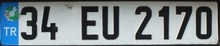
%> input picture plates/tr_34eu2170_close.jpg, 220 x 46 px, shrunk from 600 x 125 before the run
$ octave plate_processing_test.m   (GNU Octave 9; MATLAB toolbox functions it lacks are replaced by stand-ins)
%> lines starting %> are read from the running program, lines starting %| are printed output that depends on the picture; in (x1, y1, x2, y2) boxes, pixels count from 0 and x2, y2 are one past the last pixel; in counts of white or black regions, pixels touching at a corner belong together; the program's own positions count from 1
### plate_processing.m
function pp = plate_processing(img, name)
%img = rgb2gray(img);
img = img(:,:,3);;
im_thresh = (img >= 65);
figure; imshow(im_thresh)
title('After Thresholding');
filename = strcat('question_2_outputs/', name, '_after_thresh.png');
imwrite(im_thresh, filename );

se = strel('disk', 4);
se_nh = getnhood(se);
img_eroded = erode(im_thresh, se_nh);

se = strel('disk', 6);
se_nh = getnhood(se);
img_dilated = dilate(img_eroded, se_nh);

[p, q] = size(se);
offset_p = floor((p - 1) / 2);
offset_q = floor((q - 1) / 2);

for i = 1:p+1
    for j = 1:q+1
       im_thresh(i+1, j+1) = im_thresh(i, j);
    end
end

final_img = ~(~img_dilated & ~im_thresh);
figure; imshow(final_img)
title('After Morphological Operations');
filename = strcat('question_2_outputs/', name, '_after_morph.png');
imwrite(final_img, filename );

final_img = ~final_img;
labeled_img = bwlabel(final_img);
labeled_img = label2rgb(labeled_img);
figure; imshow(labeled_img);
title('After Connected Components Labeling');
filename = strcat('question_2_outputs/', name, '_after_ccl.png');
imwrite(labeled_img, filename );

pp = labeled_img;
end

### erode.m
% definition source: https://homepages.inf.ed.ac.uk/rbf/HIPR2/erode.htm
function e = erode(im, se);

[rows, cols] = size(im);
[p, q] = size(se);
offset_p = floor((p - 1) / 2);
offset_q = floor((q - 1) / 2);

result = zeros(rows-offset_p, cols-offset_q);
result = padarray(result, [offset_p offset_q],1 ,'post');

for i=1:rows-offset_p
    for j=1:cols-offset_q
        out = 0;
        for se_i=1:p
            if(i + se_i < offset_p || i + se_i - offset_p >= rows) %out of vertical boundaries
                continue;
            end
            for se_j=1:q
                if( j + se_j < offset_q || j + se_j - offset_q >= cols) %out of horizontal boundaries
                    continue;
                end
                if( im(i + se_i - offset_p + 1, j + se_j - offset_q + 1 ) && se(se_i, se_j))
                    out = 1;
                end
            end
        end
        result(i, j) = out;
    end
end

e = result;
end

### dilate.m
%definition source: https://homepages.inf.ed.ac.uk/rbf/HIPR2/dilate.htm
function d = dilate(im, se);

[rows, cols] = size(im);
[p, q] = size(se);

offset_p = floor((p - 1) / 2);
offset_q = floor((q - 1) / 2);

result = ones(rows-offset_p, cols-offset_q);
result = padarray(result, [offset_p offset_q],1 ,'post');

for i=1:rows-offset_p
    for j=1:cols-offset_q
        out = 1;
        for se_i=1:p
            if(i + se_i < offset_p || i + se_i - offset_p >= rows)
                continue;
            end
            for se_j=1:q
                if( j + se_j < offset_q || j + se_j - offset_q >= cols)
                    continue;
                end
                if( im(i + se_i - offset_p + 1, j + se_j - offset_q + 1) == 0 && se(se_i, se_j))
                    out = 0;
                end
            end
        end
        result(i, j) = out;
    end
end

d = result;
end

### plate_processing_test.m
clear;
close all;

img = imread( 'plates/tr_34eu2170_close.jpg' );
%> img is the input picture: size 46x220x3 uint8; mean R, G, B 123.8, 134.1, 138.4
processed_plate = plate_processing(img, 'tr_34eu2170_close.jpg');
%> in plate_processing, `im_thresh = (img >= 65);`:
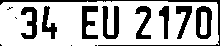
%> im_thresh: size 46x220 logical; 73% white; 14 black regions (5 under 20 px), largest, box (x1, y1, x2, y2) and area: (0, 0, 220, 46) 581, (196, 6, 212, 39) 329, (102, 6, 119, 39) 324
%> after the loop in erode, `for i=1:rows-offset_p`: result: size 46x220 double; values 0 (black) and 1 (white), 99.8% white; black in thin lines or dots, all inside (x1, y1, x2, y2) = (50, 7, 187, 28)
%> after the loop in dilate, `for i=1:rows-offset_p`: result: size 46x220 double; values 0 (black) and 1 (white), 93.5% white; 5 black regions, box (x1, y1, x2, y2) and area: (170, 0, 190, 12) 196, (154, 0, 167, 16) 164, (43, 20, 55, 31) 108, (76, 0, 87, 11) 97, (76, 14, 87, 25) 97
%> in plate_processing, `final_img = ~(~img_dilated & ~im_thresh);`: final_img: size 46x220 logical; 97% white; 9 black regions (5 under 20 px), largest, box (x1, y1, x2, y2) and area: (43, 20, 55, 31) 72, (176, 6, 190, 12) 68, (159, 6, 167, 16) 58, (82, 14, 87, 25) 43
%> in plate_processing, `labeled_img = bwlabel(final_img);`: labeled_img: size 46x220 double; 10 distinct labels, from 0 to 9

img = imread( 'plates/est_095yhf_close.jpg' );
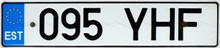
%> input picture plates/est_095yhf_close.jpg, 220 x 48 px, shrunk from 600 x 132 before the run
%> img is the input picture: size 48x220x3 uint8; mean R, G, B 153.4, 165.8, 174.5
processed_plate = plate_processing(img, 'est_095yhf_close');
%> in plate_processing (call 2), `im_thresh = (img >= 65);`: im_thresh: size 48x220 logical; 79.4% white; 11 black regions (4 under 20 px), largest, box (x1, y1, x2, y2) and area: (23, 2, 219, 47) 431, (152, 8, 175, 40) 318, (62, 8, 80, 40) 310
%> after the loop in erode (call 2), `for i=1:rows-offset_p`: result: size 48x220 double; values 0 (black) and 1 (white), 100% white; black in thin lines or dots, all inside (x1, y1, x2, y2) = (74, 21, 134, 25)
%> after the loop in dilate (call 2), `for i=1:rows-offset_p`: result: size 48x220 double; values 0 (black) and 1 (white), 97.2% white; 2 black regions, box (x1, y1, x2, y2) and area: (67, 14, 89, 27) 194, (126, 17, 137, 28) 97
%> in plate_processing (call 2), `final_img = ~(~img_dilated & ~im_thresh);`: final_img: size 48x220 logical; 98.7% white; 3 black regions, box (x1, y1, x2, y2) and area: (128, 17, 137, 28) 53, (67, 16, 80, 27) 48, (84, 14, 89, 25) 40
%> in plate_processing (call 2), `labeled_img = bwlabel(final_img);`: labeled_img: size 48x220 double; 4 distinct labels, from 0 to 3

img = imread( 'plates/f_an-684-fh_close.jpg' );
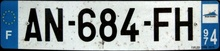
%> input picture plates/f_an-684-fh_close.jpg, 220 x 51 px, shrunk from 600 x 140 before the run
%> img is the input picture: size 51x220x3 uint8; mean R, G, B 142.2, 153.6, 157.8
processed_plate = plate_processing(img, 'f_an-684-fh_close');
%> in plate_processing (call 3), `im_thresh = (img >= 65);`: im_thresh: size 51x220 logical; 77.4% white; 18 black regions (6 under 20 px), largest, box (x1, y1, x2, y2) and area: (45, 8, 63, 41) 404, (175, 8, 193, 41) 336, (100, 9, 117, 42) 329
%> after the loop in erode (call 3), `for i=1:rows-offset_p`: result: size 51x220 double; values 0 (black) and 1 (white), 99.7% white; black in thin lines or dots, all inside (x1, y1, x2, y2) = (30, 12, 156, 35)
%> after the loop in dilate (call 3), `for i=1:rows-offset_p`: result: size 51x220 double; values 0 (black) and 1 (white), 93% white; 6 black regions, box (x1, y1, x2, y2) and area: (48, 21, 61, 38) 178, (39, 5, 51, 22) 170, (23, 7, 35, 20) 132, (123, 23, 135, 34) 108, (148, 15, 159, 26) 97, (72, 16, 83, 27) 97
%> in plate_processing (call 3), `final_img = ~(~img_dilated & ~im_thresh);`: final_img: size 51x220 logical; 96.3% white; 9 black regions (3 under 20 px), largest, box (x1, y1, x2, y2) and area: (51, 21, 61, 38) 102, (123, 23, 135, 34) 80, (45, 9, 51, 22) 66, (29, 8, 35, 20) 53, (78, 16, 83, 27) 43, (154, 15, 159, 26) 40
%> in plate_processing (call 3), `labeled_img = bwlabel(final_img);`: labeled_img: size 51x220 double; 10 distinct labels, from 0 to 9

img = imread( 'plates/gr_tkt-3442_close.jpg' );
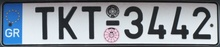
%> input picture plates/gr_tkt-3442_close.jpg, 220 x 47 px, shrunk from 600 x 129 before the run
%> img is the input picture: size 47x220x3 uint8; mean R, G, B 138.7, 146.1, 155.4
processed_plate = plate_processing(img, 'gr_tkt-3442_close');
%> call 4 of plate_processing, with name = 'gr_tkt-3442_close'
%> in plate_processing (call 4), `im_thresh = (img >= 65);`: im_thresh: size 47x220 logical; 76.1% white; 23 black regions (10 under 20 px), largest, box (x1, y1, x2, y2) and area: (0, 0, 220, 17) 591, (59, 7, 77, 39) 274, (124, 7, 142, 38) 248
%> after the loop in erode (call 4), `for i=1:rows-offset_p`: result: size 47x220 double; values 0 (black) and 1 (white), 99.9% white; black in thin lines or dots, all inside (x1, y1, x2, y2) = (42, 8, 160, 31)
%> after the loop in dilate (call 4), `for i=1:rows-offset_p`: result: size 47x220 double; values 0 (black) and 1 (white), 96.8% white; 3 black regions, box (x1, y1, x2, y2) and area: (53, 13, 66, 25) 132, (35, 1, 46, 12) 97, (152, 23, 163, 34) 97
%> in plate_processing (call 4), `final_img = ~(~img_dilated & ~im_thresh);`: final_img: size 47x220 logical; 98.4% white; 4 black regions (1 under 20 px), largest, box (x1, y1, x2, y2) and area: (59, 13, 66, 25) 60, (152, 25, 163, 34) 57, (36, 7, 46, 12) 39
%> in plate_processing (call 4), `labeled_img = bwlabel(final_img);`:
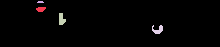
%> labeled_img: size 47x220 double; 5 distinct labels, from 0 to 4; one colour per label, 0 black

img = imread( 'plates/i_cz315ne_close.jpg' );
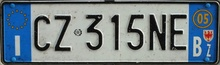
%> input picture plates/i_cz315ne_close.jpg, 220 x 65 px, shrunk from 600 x 178 before the run
%> img is the input picture: size 65x220x3 uint8; mean R, G, B 112.7, 126.3, 134
processed_plate = plate_processing(img, 'i_cz315ne_close');
%> call 5 of plate_processing, with name = 'i_cz315ne_close'
%> in plate_processing (call 5), `im_thresh = (img >= 65);`:
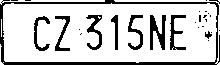
%> im_thresh: size 65x220 logical; 79.4% white; 28 black regions (19 under 20 px), largest, box (x1, y1, x2, y2) and area: (0, 0, 220, 65) 1391, (150, 15, 166, 50) 313, (86, 15, 102, 50) 227
%> (the run ends here)
